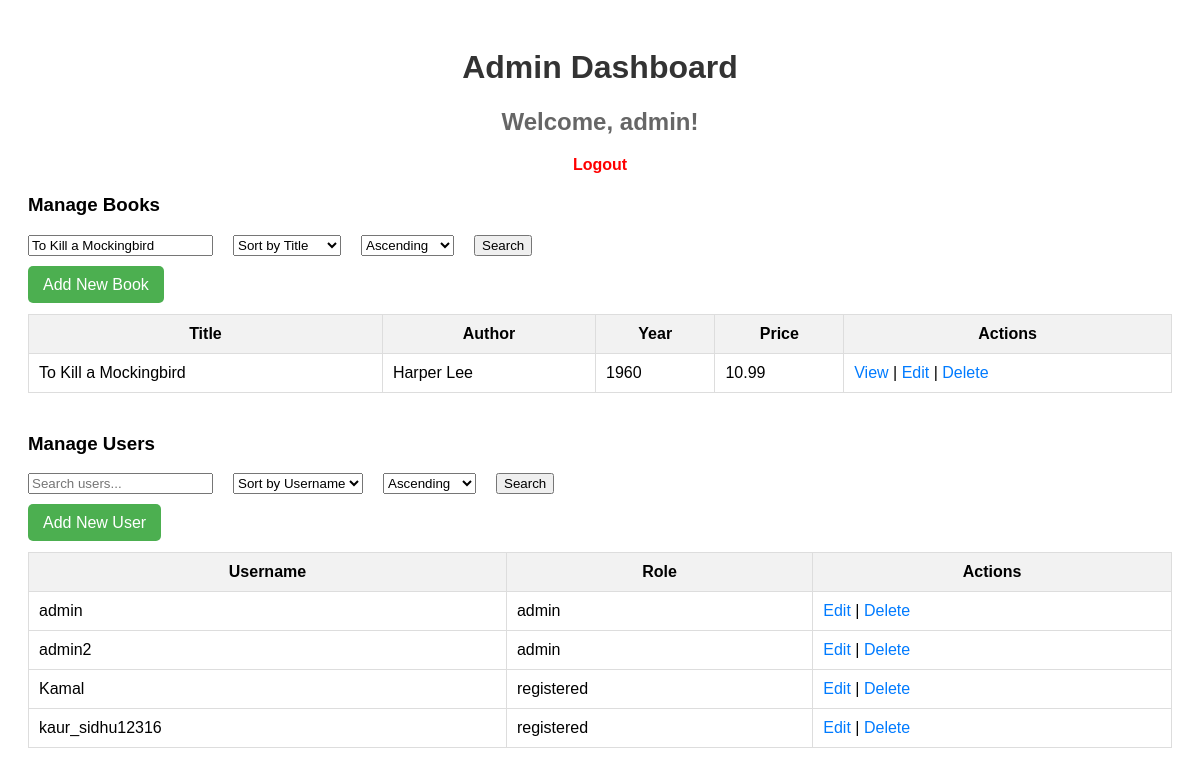
Screenshot of /admin_dashboard.php?book_search=To Kill a Mockingbird (signed in) with the database file from the repository.
### tables this page shows
CREATE TABLE `books` (
  `book_id` int(11) NOT NULL,
  `title` varchar(255) NOT NULL,
  `author` varchar(255) NOT NULL,
  `publication_year` int(4) NOT NULL,
  `price` decimal(10,2) NOT NULL,
  `image` varchar(255) DEFAULT NULL
);

CREATE TABLE `users` (
  `user_id` int(11) NOT NULL,
  `email` varchar(255) NOT NULL,
  `username` varchar(50) NOT NULL,
  `password` varchar(255) NOT NULL,
  `role` enum('admin','editor','registered','guest') NOT NULL
);

### admin_dashboard.php (the view, shortened to what this page needs)
<?php
require_once 'db_connect.php';
$bookSearch = isset($_GET['book_search']) ? $_GET['book_search'] : '';
$bookSort = isset($_GET['book_sort']) ? $_GET['book_sort'] : 'title';
$bookDirection = isset($_GET['book_direction']) && $_GET['book_direction'] == 'desc' ? 'DESC' : 'ASC';
$userSearch = isset($_GET['user_search']) ? $_GET['user_search'] : '';
$userSort = isset($_GET['user_sort']) ? $_GET['user_sort'] : 'username';
$userDirection = isset($_GET['user_direction']) && $_GET['user_direction'] == 'desc' ? 'DESC' : 'ASC';
$bookQuery = "SELECT * FROM Books WHERE title LIKE :book_search OR author LIKE :book_search ORDER BY $bookSort $bookDirection";
$bookStmt = $pdo->prepare($bookQuery);
$bookStmt->execute([':book_search' => "%$bookSearch%"]);
$userQuery = "SELECT * FROM Users WHERE username LIKE :user_search ORDER BY $userSort $userDirection";
$userStmt = $pdo->prepare($userQuery);
$userStmt->execute([':user_search' => "%$userSearch%"]);
?>
<!DOCTYPE html>
<html lang="en">
<head>
    <link rel="stylesheet" href="admin_dashboard.css">
</head>
<body>
<header>
    <h1>Admin Dashboard</h1>
    <h2>Welcome, <?= htmlspecialchars($_SESSION['username']); ?>!</h2>
    <nav><a href="logout.php" class="logout-btn">Logout</a></nav>
</header>
<div class="container">
    <section class="manage-section">
        <h3>Manage Books</h3>
        <div class="search-sort">
            <form action="" method="get" style="display: flex; gap: 20px;">
                <input type="text" name="book_search" placeholder="Search books..." value="<?= htmlspecialchars($bookSearch) ?>" />
                <select name="book_sort">
                    <option value="title" <?= $bookSort == 'title' ? 'selected' : '' ?>>Sort by Title</option>
                </select>
                <select name="book_direction">
                    <option value="asc" <?= $bookDirection == 'ASC' ? 'selected' : '' ?>>Ascending</option>
                </select>
                <button type="submit">Search</button>
            </form>
        </div>
        <div class="add-links">
            <a href="add_book.php" class="add-link">Add New Book</a>
        </div>
<table class="admin-table">
    <thead>
        <tr><th>Title</th><th>Author</th><th>Year</th><th>Price</th><th>Actions</th></tr>
    </thead>
    <tbody>
        <?php while ($book = $bookStmt->fetch()): ?>
            <tr>
                <td><?= htmlspecialchars($book['title']) ?></td>
                <td><?= htmlspecialchars($book['author']) ?></td>
                <td><?= htmlspecialchars($book['publication_year']) ?></td>
                <td><?= htmlspecialchars($book['price']) ?></td>
                <td>
                    <a href="view_book.php?book_id=<?= $book['book_id'] ?>" class="action-link">View</a> |
                    <a href="edit_book.php?book_id=<?= $book['book_id'] ?>" class="action-link">Edit</a> |
                    <a href="delete_book.php?book_id=<?= $book['book_id'] ?>" class="action-link" onclick="return confirm('Are you sure you want to delete this book?')">Delete</a>
                </td>
            </tr>
        <?php endwhile; ?>
    </tbody>
</table>
    </section>
    <section class="manage-section">
        <h3>Manage Users</h3>
        <div class="search-sort">
            <form action="" method="get" style="display: flex; gap: 20px;">
                <input type="text" name="user_search" placeholder="Search users..." value="<?= htmlspecialchars($userSearch) ?>" />
                <select name="user_sort">
                    <option value="username" <?= $userSort == 'username' ? 'selected' : '' ?>>Sort by Username</option>
                </select>
                <select name="user_direction">
                    <option value="asc" <?= $userDirection == 'ASC' ? 'selected' : '' ?>>Ascending</option>
                </select>
                <button type="submit">Search</button>
            </form>
        </div>
        <div class="add-links">
            <a href="add_user.php" class="add-link">Add New User</a>
        </div>
        <table class="admin-table">
            <thead>
                <tr><th>Username</th><th>Role</th><th>Actions</th></tr>
            </thead>
            <tbody>
                <?php while ($user = $userStmt->fetch()): ?>
                    <tr>
                        <td><?= htmlspecialchars($user['username']) ?></td>
                        <td><?= htmlspecialchars($user['role']) ?></td>
                        <td>
                            <a href="edit_user.php?user_id=<?= $user['user_id'] ?>" class="action-link">Edit</a> |
                            <a href="delete_user.php?user_id=<?= $user['user_id'] ?>" class="action-link" onclick="return confirm('Are you sure you want to delete this user?')">Delete</a>
                        </td>
                    </tr>
                <?php endwhile; ?>
            </tbody>
        </table>
    </section>
</div>
</body>
</html>

### admin_dashboard.css (style rules this page uses)
body { font-family: Arial, sans-serif; padding: 20px; }
header { text-align: center; margin-bottom: 20px; }
h1 { font-size: 2em; color: #333; }
h2 { color: #666; }
nav a.logout-btn { color: red; font-weight: bold; text-decoration: none; }
.container { margin-top: 20px; }
.manage-section { margin-bottom: 40px; }
.add-links { margin-bottom: 20px; }
.add-link { background-color: #4CAF50; color: white; padding: 10px 15px; text-decoration: none; border-radius: 5px; }
.search-sort { margin-bottom: 20px; }
.admin-table { width: 100%; border-collapse: collapse; }
.admin-table th, .admin-table td { padding: 10px; border: 1px solid #ddd; }
.admin-table th { background-color: #f2f2f2; }
.action-link { color: #007BFF; text-decoration: none; }

### rows the page displays
books: title "To Kill a Mockingbird", author "Harper Lee", publication_year "1960", price "10.99"
users: username "admin", role "admin"
users: username "admin2", role "admin"
users: username "Kamal", role "registered"
users: username "kaur_sidhu12316", role "registered"

### other values shown
$_SESSION['username'] "admin"
